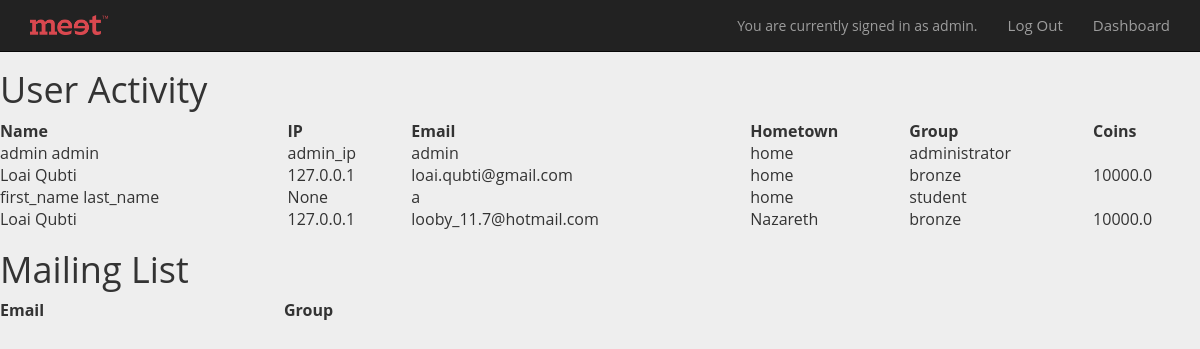
Page /database (signed in) on the committed database.
### models.py (models this page shows, shortened)
class User(Base):
	__tablename__ = 'user'
	id = Column(Integer, primary_key=True)
	first_name = Column(String(255))
	last_name = Column(String(255))
	username = Column(String(255))
	group = Column(String(255))
	email = Column(String(255))
	ip_address = Column(String(255))
	password_hash = Column(String(255))
	team = relationship("Team", back_populates = "students")
	team_id = Column(Integer, ForeignKey('team.id'))
	wallet = relationship("Wallet", uselist = False, back_populates = "user")
	comments = relationship("Comment", back_populates="user")
	verified = Column(Boolean)
	confirmation_code = Column(String)
	confirmation_code_expiration = Column(DateTime)
	hometown = Column(String(255))

class Wallet(Base):
	__tablename__ = 'wallet'
	id = Column(Integer, primary_key=True)
	initial_value = Column(Float)
	current_value = Column(Float)
	user_id = Column(Integer, ForeignKey('user.id'))
	user = relationship("User",back_populates="wallet")
	investments = relationship("Investment", back_populates="wallet")

### webapp.py (the view)
@app.route("/database")
def showDatabase():
	if 'language' not in login_session:
		login_session['language'] = 'en'
	if 'id' not in login_session:
		flash("You do not have access to this page")
		return redirect(url_for('showLandingPage'))
	if login_session['group'] != "administrator":
		flash("You do not have access to this page")
		return redirect(url_for('showLandingPage'))
	users = get_users()
	mailing_list = get_mailing_list()
	return render_template('database.html', users = users, mailing_list = mailing_list)

### database.py (called while the page is built)
def get_users():
    return session.query(User).all()

def get_mailing_list():
        return session.query(MailingList).all()

### templates/database.html (shortened to what this page needs)
<head>
	<link rel="stylesheet" href="https://maxcdn.bootstrapcdn.com/bootstrap/3.3.7/css/bootstrap.min.css">
	<link rel="stylesheet" href="{{url_for('static', filename='style.css')}}">
</head>
<body>
<nav class="navbar navbar-inverse navbar-fixed-top">
    <div class="container">
      <div class="navbar-header">
        <a class="navbar-brand" href="/brandClick">
          <img alt="Brand Meet_Logoredv" src="{{url_for('static', filename='meet_logo_1.png')}}" style="max-height: 100%;">
        </a>
      </div>
      <div class="collapse navbar-collapse" id="navbar-collapse-1">
        <div class="navbar-right">
        	<div class="navbar-text" id="userbox">
                You are currently signed in as {{session['email']}}.
            </div>
            <ul class="nav navbar-nav">
              <li><a href = "{{url_for('logout')}}">Log Out</a></li>
              <li><a href = "{{url_for('showDashboard')}}">Dashboard</a></li>
            </ul>
        </div>
      </div>
    </div>
  </nav>
<h1> User Activity</h1>
<table style="width:100%;text-align:left;border:2px;"
<tr>
	<th>Name</th>
	<th>IP</th>
	<th>Email</th>
	<th>Hometown</th>
	<th>Group</th>
	<th>Coins</th>
	{% for user in users %}
		<tr>
			<td>{{user.first_name}} {{user.last_name}}</td>
			<td>{{user.ip_address}}</td>
			<td>{{user.email}}</td>
			<td>{{user.hometown}}</td>
			<td>{{user.group}}</td>
			<td>{{user.wallet.current_value}}</td>
		</tr>
	{%endfor%}
</table>
<h1> Mailing List </h1>
<table style="width:50%;text-align:left;border:2px;"
	<tr>
		<th>Email</th>
		<th>Group</th>
</table>
<br>
<br>
</body>

### static/style.css (style rules this page uses)
body { padding-top: 50px; padding-bottom: 70px; margin: 0px; font-family: 'Open Sans', sans-serif; line-height: 1.5; background: none; }
ul li { line-height: 34px; color: #fff; font-size: 15px; font-family: 'Open Sans', sans-serif; }

### templates/database.html (style rules this page uses)
body { background: #eeeeee; }

### rows in the picture
User: first_name "admin", last_name "admin", ip_address "admin_ip", email "admin", hometown "home", group "administrator"
User: first_name "Loai", last_name "Qubti", ip_address "127.0.0.1", email "loai.qubti@gmail.com", hometown "home", group "bronze", wallet.current_value "10000.0"
User: first_name "first_name", last_name "last_name", ip_address "None", email "a", hometown "home", group "student"
User: first_name "Loai", last_name "Qubti", ip_address "127.0.0.1", email "looby_11.7@hotmail.com", hometown "Nazareth", group "bronze", wallet.current_value "10000.0"

### other values in the picture
{{ session['email'] }} "admin"
